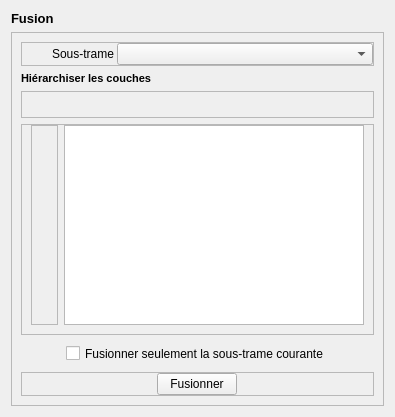
             <widget class="QWidget" name="fusionTab">
              <attribute name="title">
               <string>4 - Fusion</string>
              </attribute>
              <layout class="QGridLayout" name="gridLayout_16">
               <item row="1" column="0">
                <widget class="QFrame" name="frame_11">
                 <property name="sizePolicy">
                  <sizepolicy hsizetype="Expanding" vsizetype="Expanding">
                   <horstretch>0</horstretch>
                   <verstretch>0</verstretch>
                  </sizepolicy>
                 </property>
                 <property name="frameShape">
                  <enum>QFrame::StyledPanel</enum>
                 </property>
                 <property name="frameShadow">
                  <enum>QFrame::Raised</enum>
                 </property>
                 <layout class="QVBoxLayout" name="verticalLayout_10">
                  <item>
                   <widget class="QFrame" name="frame_9">
                    <property name="frameShape">
                     <enum>QFrame::StyledPanel</enum>
                    </property>
                    <property name="frameShadow">
                     <enum>QFrame::Raised</enum>
                    </property>
                    <layout class="QHBoxLayout" name="horizontalLayout_10">
                     <property name="spacing">
                      <number>3</number>
                     </property>
                     <property name="leftMargin">
                      <number>0</number>
                     </property>
                     <property name="topMargin">
                      <number>0</number>
                     </property>
                     <property name="rightMargin">
                      <number>0</number>
                     </property>
                     <property name="bottomMargin">
                      <number>0</number>
                     </property>
                     <item>
                      <spacer name="horizontalSpacer_5">
                       <property name="orientation">
                        <enum>Qt::Horizontal</enum>
                       </property>
                       <property name="sizeType">
                        <enum>QSizePolicy::Fixed</enum>
                       </property>
                       <property name="sizeHint" stdset="0">
                        <size>
                         <width>30</width>
                         <height>20</height>
                        </size>
                       </property>
                      </spacer>
                     </item>
                     <item>
                      <widget class="QLabel" name="bufferInGroupLabel_3">
                       <property name="sizePolicy">
                        <sizepolicy hsizetype="Fixed" vsizetype="Fixed">
                         <horstretch>0</horstretch>
                         <verstretch>0</verstretch>
                        </sizepolicy>
                       </property>
                       <property name="text">
                        <string>Sous-trame</string>
                       </property>
                      </widget>
                     </item>
                     <item>
                      <widget class="QComboBox" name="fusionST">
                       <property name="sizePolicy">
                        <sizepolicy hsizetype="Expanding" vsizetype="Fixed">
                         <horstretch>0</horstretch>
                         <verstretch>0</verstretch>
                        </sizepolicy>
                       </property>
                      </widget>
                     </item>
                    </layout>
                   </widget>
                  </item>
                  <item>
                   <widget class="QLabel" name="label_31">
                    <property name="sizePolicy">
                     <sizepolicy hsizetype="Fixed" vsizetype="Fixed">
                      <horstretch>0</horstretch>
                      <verstretch>0</verstretch>
                     </sizepolicy>
                    </property>
                    <property name="font">
                     <font>
                      <pointsize>8</pointsize>
                      <weight>75</weight>
                      <bold>true</bold>
                     </font>
                    </property>
                    <property name="text">
                     <string>Hiérarchiser les couches</string>
                    </property>
                   </widget>
                  </item>
                  <item>
                   <widget class="QFrame" name="frame_6">
                    <property name="sizePolicy">
                     <sizepolicy hsizetype="Expanding" vsizetype="Fixed">
                      <horstretch>0</horstretch>
                      <verstretch>0</verstretch>
                     </sizepolicy>
                    </property>
                    <property name="frameShape">
                     <enum>QFrame::StyledPanel</enum>
                    </property>
                    <property name="frameShadow">
                     <enum>QFrame::Raised</enum>
                    </property>
                    <layout class="QHBoxLayout" name="horizontalLayout">
                     <property name="spacing">
                      <number>0</number>
                     </property>
                     <property name="leftMargin">
                      <number>0</number>
                     </property>
                     <property name="topMargin">
                      <number>0</number>
                     </property>
                     <property name="rightMargin">
                      <number>0</number>
                     </property>
                     <property name="bottomMargin">
                      <number>0</number>
                     </property>
                     <item>
                      <spacer name="horizontalSpacer_6">
                       <property name="orientation">
                        <enum>Qt::Horizontal</enum>
                       </property>
                       <property name="sizeType">
                        <enum>QSizePolicy::Fixed</enum>
                       </property>
                       <property name="sizeHint" stdset="0">
                        <size>
                         <width>55</width>
                         <height>20</height>
                        </size>
                       </property>
                      </spacer>
                     </item>
                     <item>
                      <widget class="QToolButton" name="fusionRemove">
                       <property name="sizePolicy">
                        <sizepolicy hsizetype="Fixed" vsizetype="Fixed">
                         <horstretch>0</horstretch>
                         <verstretch>0</verstretch>
                        </sizepolicy>
                       </property>
                       <property name="minimumSize">
                        <size>
                         <width>25</width>
                         <height>25</height>
                        </size>
                       </property>
                       <property name="toolTip">
                        <string>Supprimer la couche sélectionnée</string>
                       </property>
                       <property name="text">
                        <string/>
                       </property>
                       <property name="icon">
                        <iconset resource="resources.qrc">
                         <normaloff>:/plugins/eco_cont/icons/mActionDeleteSelected.svg</normaloff>:/plugins/eco_cont/icons/mActionDeleteSelected.svg</iconset>
                       </property>
                       <property name="autoRaise">
                        <bool>true</bool>
                       </property>
                      </widget>
                     </item>
                     <item>
                      <widget class="QToolButton" name="fusionLoadGroups">
                       <property name="enabled">
                        <bool>true</bool>
                       </property>
                       <property name="sizePolicy">
                        <sizepolicy hsizetype="Fixed" vsizetype="Fixed">
                         <horstretch>0</horstretch>
                         <verstretch>0</verstretch>
                        </sizepolicy>
                       </property>
                       <property name="minimumSize">
                        <size>
                         <width>25</width>
                         <height>25</height>
                        </size>
                       </property>
                       <property name="toolTip">
                        <string>Recharger les couches</string>
                       </property>
                       <property name="text">
                        <string/>
                       </property>
                       <property name="icon">
                        <iconset resource="resources.qrc">
                         <normaloff>:/plugins/eco_cont/icons/mActionRefresh.svg</normaloff>:/plugins/eco_cont/icons/mActionRefresh.svg</iconset>
                       </property>
                       <property name="autoRaise">
                        <bool>true</bool>
                       </property>
                      </widget>
                     </item>
                     <item>
                      <spacer name="horizontalSpacer_4">
                       <property name="orientation">
                        <enum>Qt::Horizontal</enum>
                       </property>
                       <property name="sizeHint" stdset="0">
                        <size>
                         <width>40</width>
                         <height>20</height>
                        </size>
                       </property>
                      </spacer>
                     </item>
                    </layout>
                   </widget>
                  </item>
                  <item>
                   <widget class="QFrame" name="frame_8">
                    <property name="frameShape">
                     <enum>QFrame::StyledPanel</enum>
                    </property>
                    <property name="frameShadow">
                     <enum>QFrame::Raised</enum>
                    </property>
                    <layout class="QHBoxLayout" name="horizontalLayout_9">
                     <property name="topMargin">
                      <number>0</number>
                     </property>
                     <item>
                      <widget class="QFrame" name="frame_5">
                       <property name="sizePolicy">
                        <sizepolicy hsizetype="Fixed" vsizetype="Expanding">
                         <horstretch>0</horstretch>
                         <verstretch>0</verstretch>
                        </sizepolicy>
                       </property>
                       <property name="maximumSize">
                        <size>
                         <width>50</width>
                         <height>16777215</height>
                        </size>
                       </property>
                       <property name="frameShape">
                        <enum>QFrame::StyledPanel</enum>
                       </property>
                       <property name="frameShadow">
                        <enum>QFrame::Raised</enum>
                       </property>
                       <layout class="QVBoxLayout" name="verticalLayout_9">
                        <property name="spacing">
                         <number>3</number>
                        </property>
                        <property name="leftMargin">
                         <number>0</number>
                        </property>
                        <property name="topMargin">
                         <number>0</number>
                        </property>
                        <property name="rightMargin">
                         <number>0</number>
                        </property>
                        <property name="bottomMargin">
                         <number>0</number>
                        </property>
                        <item>
                         <widget class="QToolButton" name="fusionUp">
                          <property name="sizePolicy">
                           <sizepolicy hsizetype="Expanding" vsizetype="Expanding">
                            <horstretch>0</horstretch>
                            <verstretch>0</verstretch>
                           </sizepolicy>
                          </property>
                          <property name="minimumSize">
                           <size>
                            <width>25</width>
                            <height>25</height>
                           </size>
                          </property>
                          <property name="maximumSize">
                           <size>
                            <width>50</width>
                            <height>50</height>
                           </size>
                          </property>
                          <property name="toolTip">
                           <string>Promouvoir la couche</string>
                          </property>
                          <property name="text">
                           <string/>
                          </property>
                          <property name="icon">
                           <iconset resource="resources.qrc">
                            <normaloff>:/plugins/eco_cont/icons/up-arrow.png</normaloff>:/plugins/eco_cont/icons/up-arrow.png</iconset>
                          </property>
                          <property name="autoRaise">
                           <bool>true</bool>
                          </property>
                         </widget>
                        </item>
                        <item>
                         <widget class="QToolButton" name="fusionDown">
                          <property name="sizePolicy">
                           <sizepolicy hsizetype="Expanding" vsizetype="Expanding">
                            <horstretch>0</horstretch>
                            <verstretch>0</verstretch>
                           </sizepolicy>
                          </property>
                          <property name="minimumSize">
                           <size>
                            <width>25</width>
                            <height>25</height>
                           </size>
                          </property>
                          <property name="maximumSize">
                           <size>
                            <width>50</width>
                            <height>50</height>
                           </size>
                          </property>
                          <property name="toolTip">
                           <string>Rétrograder la couche</string>
                          </property>
                          <property name="text">
                           <string/>
                          </property>
                          <property name="icon">
                           <iconset resource="resources.qrc">
                            <normaloff>:/plugins/eco_cont/icons/down-arrow.png</normaloff>:/plugins/eco_cont/icons/down-arrow.png</iconset>
                          </property>
                          <property name="autoRaise">
                           <bool>true</bool>
                          </property>
                         </widget>
                        </item>
                       </layout>
                      </widget>
                     </item>
                     <item>
                      <widget class="QTableView" name="fusionView">
                       <property name="minimumSize">
                        <size>
                         <width>300</width>
                         <height>200</height>
                        </size>
                       </property>
                       <property name="editTriggers">
                        <set>QAbstractItemView::NoEditTriggers</set>
                       </property>
                       <property name="dragEnabled">
                        <bool>true</bool>
                       </property>
                       <property name="alternatingRowColors">
                        <bool>true</bool>
                       </property>
                       <property name="selectionBehavior">
                        <enum>QAbstractItemView::SelectRows</enum>
                       </property>
                       <property name="sortingEnabled">
                        <bool>true</bool>
                       </property>
                      </widget>
                     </item>
                    </layout>
                   </widget>
                  </item>
                  <item alignment="Qt::AlignHCenter">
                   <widget class="QCheckBox" name="fusionRunOnlySelection">
                    <property name="minimumSize">
                     <size>
                      <width>0</width>
                      <height>25</height>
                     </size>
                    </property>
                    <property name="text">
                     <string>Fusionner seulement la sous-trame courante</string>
                    </property>
                   </widget>
                  </item>
                  <item>
                   <widget class="QFrame" name="frame_7">
                    <property name="sizePolicy">
                     <sizepolicy hsizetype="Expanding" vsizetype="Fixed">
                      <horstretch>0</horstretch>
                      <verstretch>0</verstretch>
                     </sizepolicy>
                    </property>
                    <property name="minimumSize">
                     <size>
                      <width>0</width>
                      <height>24</height>
                     </size>
                    </property>
                    <property name="frameShape">
                     <enum>QFrame::StyledPanel</enum>
                    </property>
                    <property name="frameShadow">
                     <enum>QFrame::Raised</enum>
                    </property>
                    <layout class="QHBoxLayout" name="horizontalLayout_8">
                     <property name="leftMargin">
                      <number>0</number>
                     </property>
                     <property name="topMargin">
                      <number>0</number>
                     </property>
                     <property name="rightMargin">
                      <number>0</number>
                     </property>
                     <property name="bottomMargin">
                      <number>0</number>
                     </property>
                     <item>
                      <widget class="QPushButton" name="fusionRun">
                       <property name="sizePolicy">
                        <sizepolicy hsizetype="Fixed" vsizetype="Fixed">
                         <horstretch>0</horstretch>
                         <verstretch>0</verstretch>
                        </sizepolicy>
                       </property>
                       <property name="text">
                        <string>Fusionner</string>
                       </property>
                       <property name="icon">
                        <iconset resource="resources.qrc">
                         <normaloff>:/plugins/eco_cont/icons/play.svg</normaloff>:/plugins/eco_cont/icons/play.svg</iconset>
                       </property>
                      </widget>
                     </item>
                    </layout>
                   </widget>
                  </item>
                 </layout>
                </widget>
               </item>
               <item row="0" column="0">
                <widget class="QLabel" name="label_27">
                 <property name="sizePolicy">
                  <sizepolicy hsizetype="Preferred" vsizetype="Fixed">
                   <horstretch>0</horstretch>
                   <verstretch>0</verstretch>
                  </sizepolicy>
                 </property>
                 <property name="font">
                  <font>
                   <pointsize>10</pointsize>
                   <weight>75</weight>
                   <bold>true</bold>
                  </font>
                 </property>
                 <property name="text">
                  <string>Fusion</string>
                 </property>
                </widget>
               </item>
              </layout>
             </widget>
